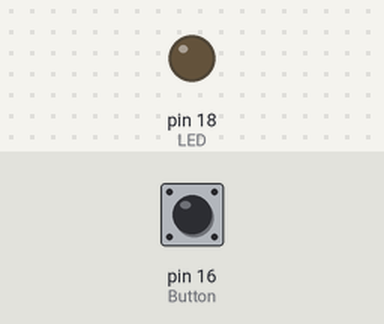
Recording of a program running on a simulated MicroPython board. Parts: output pins drawn as LEDs (lit = HIGH). Inputs (shaded band) come from the test bench; at power-on: pin 16 (Button) LOW.

Above: at 1.2 s.
1.3 s: pin 16 (Button) pulled HIGH for 0.15 s
At 2.9 s:
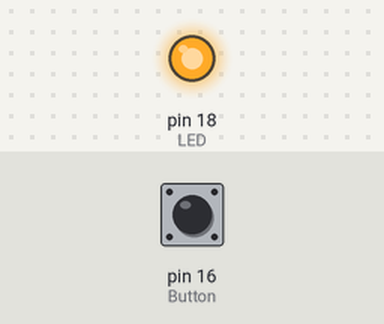
Timing chart, 0 to 4.4 s (numbered marks = the images above; inputs shaded):
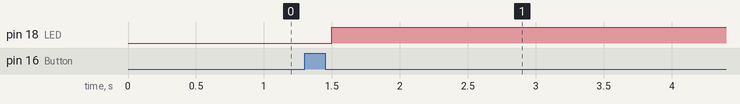

Measured:
- after the input at 1.3 s, pin 18 (LED): LOW → HIGH after 0.20 s

The program:

GPIO_CODE.py
```python
#Librairies
import machine
import utime


#Define
LED = machine.Pin(18,machine.Pin.OUT)
Button=machine.Pin(16,machine.Pin.IN)
Delai=0.5

count=0

#Main
while 1:
    if Button.value() == 1:
        count=count+1
        utime.sleep(0.2)
    elif count==2:
        count=0
        utime.sleep(0.2)
    LED.value(count)
```
